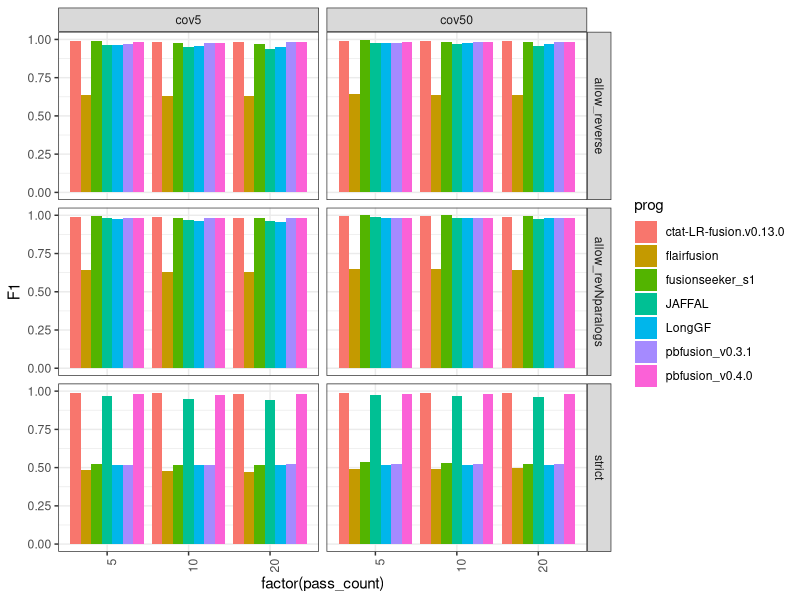
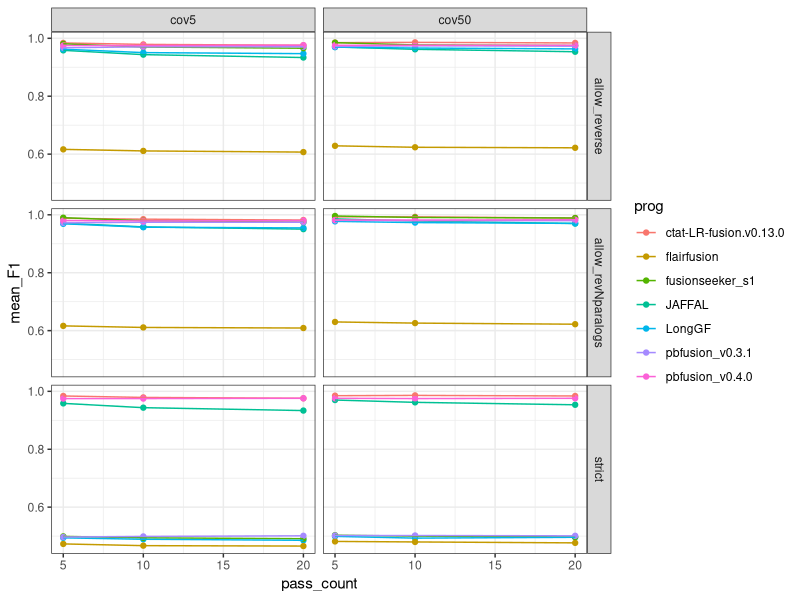
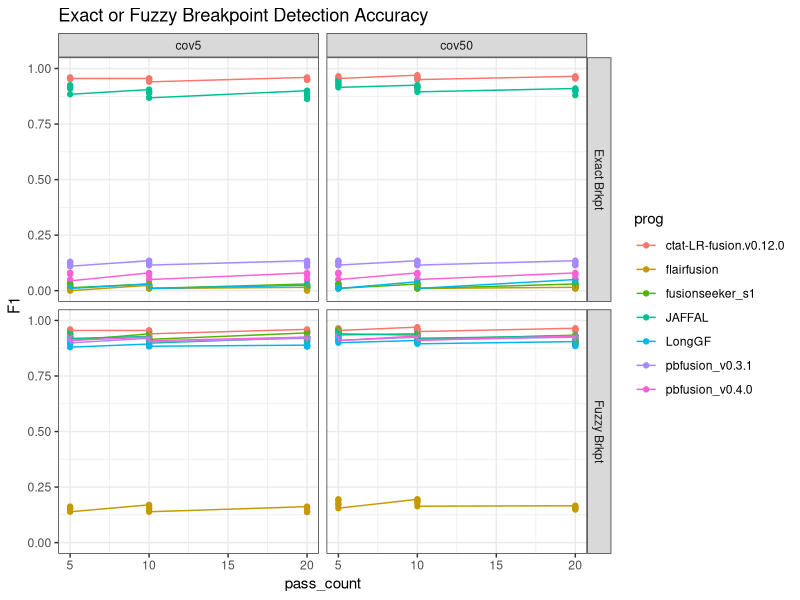
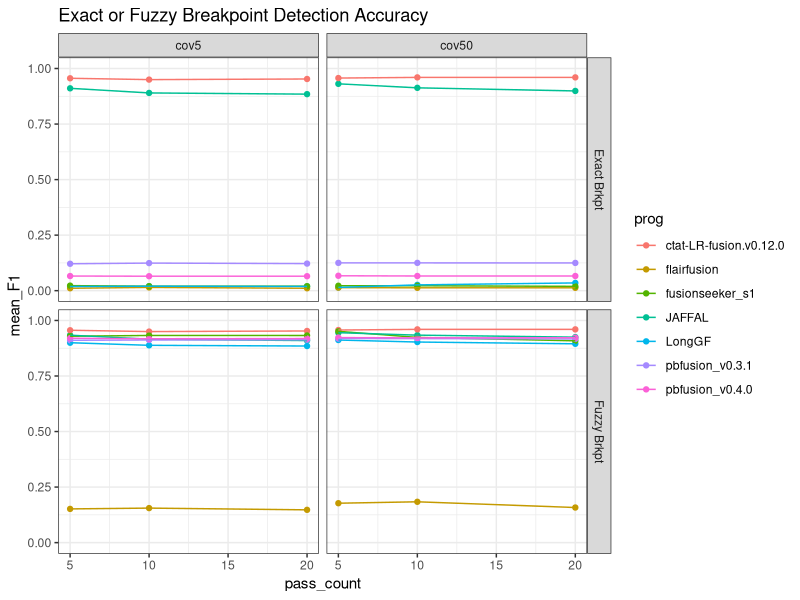
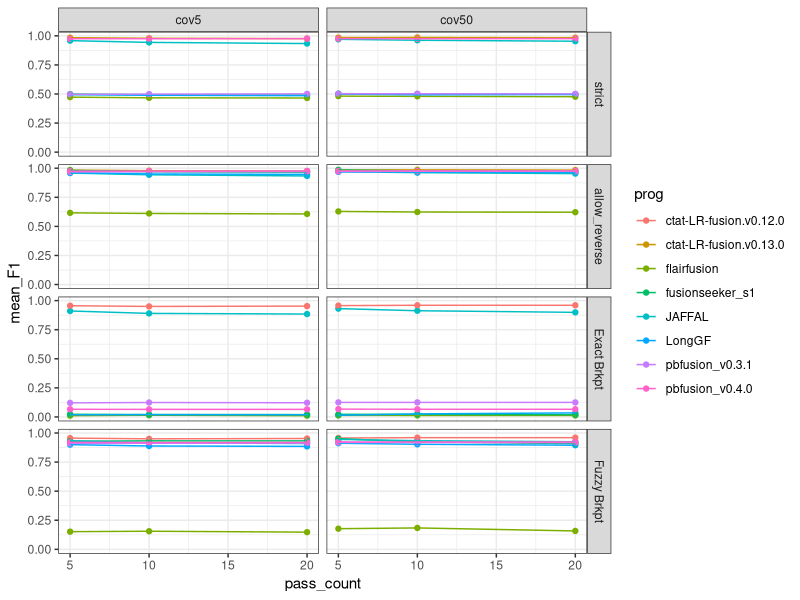
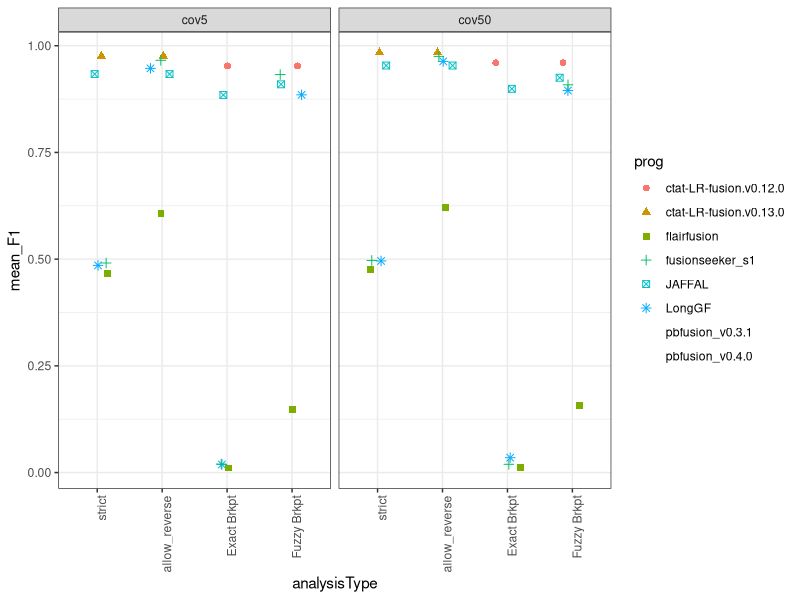
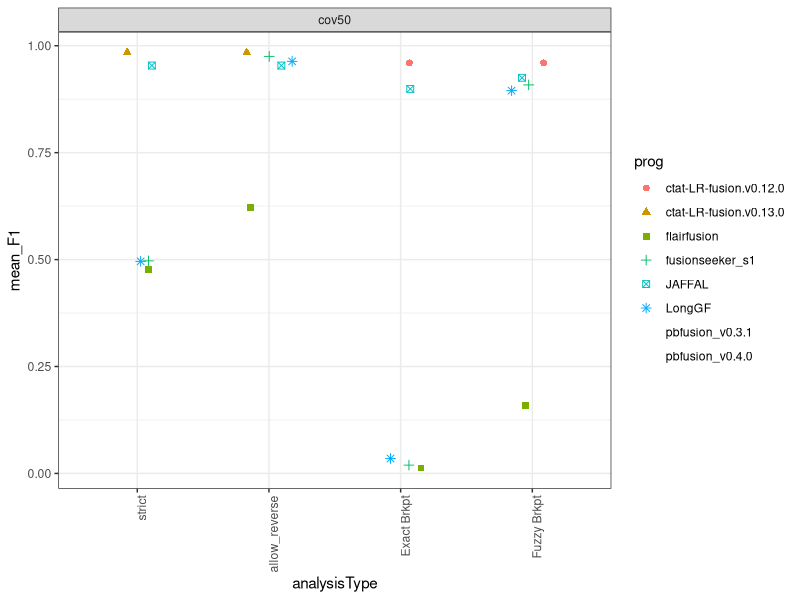
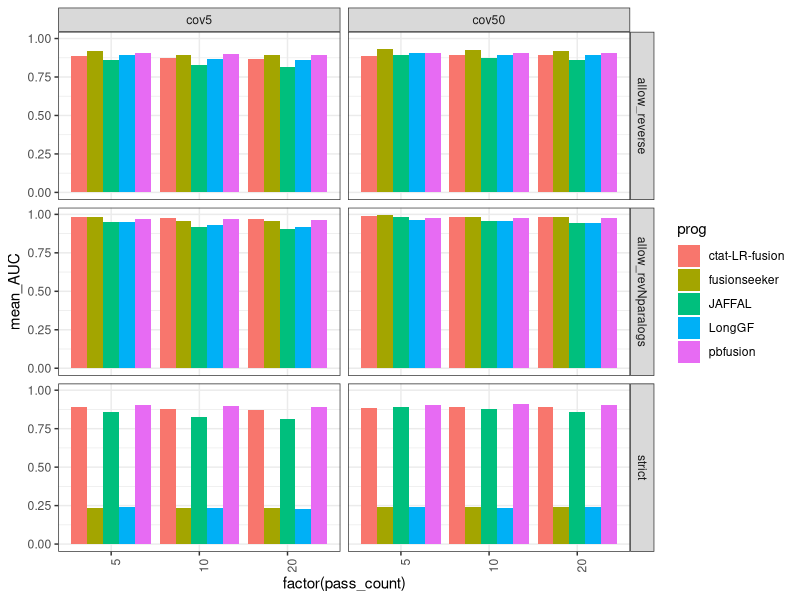

Write the R code that produced these figures, in order.
## ---- chunk 1
knitr::opts_chunk$set(echo = TRUE)
library(tidyverse)
## ---- chunk 2

max_F1_data = read.table("data/max_F1_summary.tsv", header=T, sep="\t") %>% 
 mutate(pass_count = as.numeric(str_replace(pass_count, "pass", ""))) 

## ---- chunk 3

# barplot

p_barplot = max_F1_data %>% ggplot(aes(x=factor(pass_count), y=F1)) +
        geom_bar(stat='identity', position='dodge', aes(fill=prog)) +
        theme_bw() + 
        facet_grid(vars(analysisType), vars(coverage_level)) + 
    theme(axis.text.x = element_text(angle = 90, hjust = 1)) 

p_barplot

## ---- chunk 4


mean_samples_F1 = max_F1_data %>% 
    group_by(rep_num, coverage_level, pass_count, prog, analysisType) %>%
    summarize(mean_F1 = mean(F1))


mean_samples_F1 %>%
        #filter(analysisType %in% c('strict', 'allow_reverse')) %>%
        ggplot() +
        theme_bw() +
        geom_point(aes(x=pass_count, y=mean_F1, color=prog)) +
        geom_line(aes(x=pass_count, y=mean_F1, group=prog, color=prog)) +
        facet_grid(vars(analysisType), vars(coverage_level))


## ---- chunk 5
breakpoint_data = read.table("data/breakpoint_maxF1_data.tsv", sep="\t", header=T) %>%
    mutate(pass_count = as.numeric(str_replace(pass_count, "pass", "")))


breakpoint_data$coverage_level = factor(breakpoint_data$coverage_level, levels=c('cov5', 'cov50'))

brkpt_accuracy_plot = breakpoint_data %>% ggplot() + theme_bw() +
        geom_point(aes(x=pass_count, y=F1, color=prog)) +
        geom_line(aes(x=pass_count, y=F1, group=prog, color=prog)) +
        facet_grid(vars(analysisType), vars(coverage_level)) +
        ggtitle("Exact or Fuzzy Breakpoint Detection Accuracy") +
        ylim(0,1)



brkpt_accuracy_plot 

## ---- chunk 6

breakpoint_mean_F1_stats = breakpoint_data %>% group_by(coverage_level, pass_count, analysisType, prog) %>% 
    summarize(mean_F1 = mean(F1, na.rm=T))


breakpoint_mean_F1_stats %>% ggplot() + theme_bw() + 
        geom_point(aes(x=pass_count, y=mean_F1, color=prog)) +
        geom_line(aes(x=pass_count, y=mean_F1, group=prog, color=prog)) +
        facet_grid(vars(analysisType), vars(coverage_level)) +
        ggtitle("Exact or Fuzzy Breakpoint Detection Accuracy") +
        ylim(0,1) 


## ---- chunk 7

combined_results = bind_rows(mean_samples_F1,
                             breakpoint_mean_F1_stats)

combined_results %>% head()



## ---- chunk 8

combined_results %>%
        filter(analysisType %in% c('strict', 'allow_reverse', 'Exact Brkpt', 'Fuzzy Brkpt') ) %>%
        ggplot() + theme_bw() +
        geom_point(aes(x=pass_count, y=mean_F1, color=prog)) +
        geom_line(aes(x=pass_count, y=mean_F1, group=prog, color=prog)) +
        facet_grid(vars(factor(analysisType, levels=c('strict', 'allow_reverse', 'Exact Brkpt', 'Fuzzy Brkpt'))), vars(coverage_level))

## ---- chunk 9

combined_results %>%
        filter(analysisType %in% c('strict', 'allow_reverse', 'Exact Brkpt', 'Fuzzy Brkpt') ) %>%
        mutate(pass_count = as.numeric(str_replace(pass_count, "pass", ""))) %>%
        filter(pass_count == 20) %>%
        mutate(analysisType = factor(analysisType, 
                            levels=c('strict', 'allow_reverse', 'Exact Brkpt', 'Fuzzy Brkpt') )) %>%
    ggplot() + theme_bw() +
    geom_jitter(aes(x=analysisType, y=mean_F1, color=prog, shape=prog), width=0.2, height=0, size=rel(2)) +

    facet_wrap(~coverage_level) +
     theme(axis.text.x = element_text(angle = 90, hjust = 1)) 
    

## ---- chunk 10

# just cov50

combined_results %>%
        filter(coverage_level == 'cov50') %>%
        filter(analysisType %in% c('strict', 'allow_reverse', 'Exact Brkpt', 'Fuzzy Brkpt') ) %>%
        mutate(pass_count = as.numeric(str_replace(pass_count, "pass", ""))) %>%
        filter(pass_count == 20) %>%
        mutate(analysisType = factor(analysisType, 
                            levels=c('strict', 'allow_reverse', 'Exact Brkpt', 'Fuzzy Brkpt') )) %>%
    ggplot() + theme_bw() +
    geom_jitter(aes(x=analysisType, y=mean_F1, color=prog, shape=prog), width=0.2, height=0, size=rel(2)) +

    facet_wrap(~coverage_level) +
     theme(axis.text.x = element_text(angle = 90, hjust = 1)) 
    
    

## ---- chunk 11

write.table(combined_results %>%
        #filter(coverage_level == 'cov50') %>%
        filter(analysisType %in% c('strict', 'allow_reverse', 'Exact Brkpt', 'Fuzzy Brkpt') ) %>%
        mutate(pass_count = as.numeric(str_replace(pass_count, "pass", ""))) %>%
        filter(pass_count == 20) %>%
        mutate(analysisType = factor(analysisType, 
                            levels=c('strict', 'allow_reverse', 'Exact Brkpt', 'Fuzzy Brkpt') )),
    
    file="PacBio_sim.mean_F1.combined_results.tsv", sep="\t", quote=F, row.names=F)


## ---- chunk 12

mean_AUC_data = read.table("data/mean_PR_AUC_summary.tsv", header=T, sep="\t") %>% 
 mutate(pass_count = as.numeric(str_replace(pass_count, "pass", ""))) 

## ---- chunk 13

# barplot

p_barplot = mean_AUC_data %>% ggplot(aes(x=factor(pass_count), y=mean_AUC)) +
        geom_bar(stat='identity', position='dodge', aes(fill=prog)) +
        theme_bw() + 
        facet_grid(vars(analysisType), vars(coverage_level)) + 
    theme(axis.text.x = element_text(angle = 90, hjust = 1)) 

p_barplot

## ---- chunk 14




mean_AUC_data %>%
        #filter(analysisType %in% c('strict', 'allow_reverse')) %>%
        ggplot() +
        theme_bw() +
        geom_point(aes(x=pass_count, y=mean_AUC, color=prog)) +
        geom_line(aes(x=pass_count, y=mean_AUC, group=prog, color=prog)) +
        facet_grid(vars(analysisType), vars(coverage_level))


## ---- chunk 15
breakpoint_AUC_data = read.table("data/breakpoint_all_mean_PR_AUC_data.tsv", sep="\t", header=T) %>%
    mutate(pass_count = as.numeric(str_replace(pass_count, "pass", ""))) 


breakpoint_AUC_data$coverage_level = factor(breakpoint_AUC_data$coverage_level, levels=c('cov5', 'cov50'))

brkpt_AUC_accuracy_plot = breakpoint_AUC_data %>% ggplot() + theme_bw() +
        geom_point(aes(x=pass_count, y=mean_AUC, color=prog)) +
        geom_line(aes(x=pass_count, y=mean_AUC, group=prog, color=prog)) +
        facet_grid(vars(analysisType), vars(coverage_level)) +
        ggtitle("Exact or Fuzzy Breakpoint Detection Accuracy") +
        ylim(0,1)



brkpt_AUC_accuracy_plot 

## ---- chunk 16

combined_AUC_results = bind_rows(mean_AUC_data,
                             breakpoint_AUC_data)

combined_AUC_results %>% head()



## ---- chunk 17

combined_AUC_results %>%
        filter(analysisType %in% c('strict', 'allow_reverse', 'Exact Brkpt', 'Fuzzy Brkpt') ) %>%
        ggplot() + theme_bw() +
        geom_point(aes(x=pass_count, y=mean_AUC, color=prog)) +
        geom_line(aes(x=pass_count, y=mean_AUC, group=prog, color=prog)) +
        facet_grid(vars(factor(analysisType, levels=c('strict', 'allow_reverse', 'Exact Brkpt', 'Fuzzy Brkpt'))), vars(coverage_level))

## ---- chunk 18

combined_AUC_results %>%
        filter(analysisType %in% c('strict', 'allow_reverse', 'Exact Brkpt', 'Fuzzy Brkpt') ) %>%
        mutate(pass_count = as.numeric(str_replace(pass_count, "pass", ""))) %>%
        filter(pass_count == 20) %>%
        mutate(analysisType = factor(analysisType, 
                            levels=c('strict', 'allow_reverse', 'Exact Brkpt', 'Fuzzy Brkpt') )) %>%
    ggplot() + theme_bw() +
    geom_jitter(aes(x=analysisType, y=mean_AUC, color=prog, shape=prog), width=0.2, height=0, size=rel(2)) +

    facet_wrap(~coverage_level) +
     theme(axis.text.x = element_text(angle = 90, hjust = 1)) 
    

## ---- chunk 19
# just cov5
combined_AUC_results %>%
        filter(coverage_level == "cov5") %>%
        filter(analysisType %in% c('strict', 'allow_reverse', 'Exact Brkpt', 'Fuzzy Brkpt') ) %>%
        mutate(pass_count = as.numeric(str_replace(pass_count, "pass", ""))) %>%
        filter(pass_count == 20) %>%
        mutate(analysisType = factor(analysisType, 
                            levels=c('strict', 'allow_reverse', 'Exact Brkpt', 'Fuzzy Brkpt') )) %>%
    ggplot() + theme_bw() +
    geom_jitter(aes(x=analysisType, y=mean_AUC, color=prog, shape=prog), width=0.2, height=0, size=rel(2)) +

    facet_wrap(~coverage_level) +
     theme(axis.text.x = element_text(angle = 90, hjust = 1)) 
    

## ---- chunk 20

write.table(combined_AUC_results %>%
        #filter(coverage_level == 'cov50') %>%
        filter(analysisType %in% c('strict', 'allow_reverse', 'Exact Brkpt', 'Fuzzy Brkpt') ) %>%
        mutate(pass_count = as.numeric(str_replace(pass_count, "pass", ""))) %>%
        filter(pass_count == 20) %>%
        mutate(analysisType = factor(analysisType, 
                            levels=c('strict', 'allow_reverse', 'Exact Brkpt', 'Fuzzy Brkpt') )),
    
    file="PacBio_sim.mean_PR_AUC.combined_results.tsv", sep="\t", quote=F, row.names=F)
